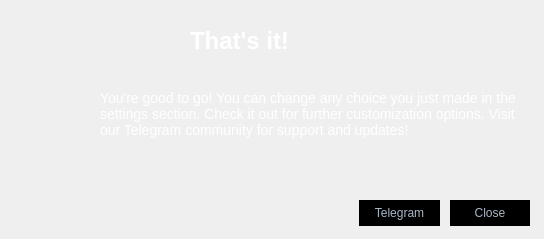
     <widget class="QWidget" name="page_4">
      <widget class="QWidget" name="p4_container" native="true">
       <property name="geometry">
        <rect>
         <x>90</x>
         <y>0</y>
         <width>445</width>
         <height>230</height>
        </rect>
       </property>
       <widget class="QPushButton" name="p4_next">
        <property name="geometry">
         <rect>
          <x>360</x>
          <y>200</y>
          <width>80</width>
          <height>26</height>
         </rect>
        </property>
        <property name="styleSheet">
         <string notr="true">QPushButton{
	border-style: solid;
	border-top-color: transparent;
	border-right-color: transparent;
	border-left-color: transparent;
	border-bottom-color: transparent;
	border-width: 1px;
	border-style: solid;
	color: #a9b7c6;
    padding: 4 12 4 12;
	background-color: #000000;
}
QPushButton::default{
        border-style: solid;
        border-top-color: transparent;
        border-right-color: transparent;
        border-left-color: transparent;
        border-bottom-color: qlineargradient(spread:pad, x1:0, y1:1, x2:1, y2:1, stop:0 rgba(0, 255, 235, 255), stop:1 rgba(165, 83, 168, 255));
        border-width: 1px;
        color: #a9b7c6;
        padding: 2px;
        background-color: #000000;
}
QPushButton:hover{
	border-style: solid;
	border-top-color: transparent;
	border-right-color: transparent;
	border-left-color: transparent;
	border-bottom-color: qlineargradient(spread:pad, x1:0, y1:1, x2:1, y2:1, stop:0 rgba(0, 255, 235, 255), stop:1 rgba(165, 83, 168, 255));
	border-bottom-width: 1px;
	border-style: solid;
	color: #a9b7c6;
    padding-bottom: 2px;
	background-color: #000000;
}
QPushButton:pressed{
	border-style: solid;
	border-top-color: transparent;
	border-right-color: transparent;
	border-left-color: transparent;
	border-bottom-color: qlineargradient(spread:pad, x1:0, y1:1, x2:1, y2:1, stop:0 rgba(0, 255, 235, 255), stop:1 rgba(165, 83, 168, 255));
	border-bottom-width: 2px;
	border-style: solid;
	color: white;;
        padding-bottom: 1px;
	background-color: #000000;
}
QPushButton:disabled{
	border-style: solid;
	border-top-color: transparent;
	border-right-color: transparent;
	border-left-color: transparent;
	border-bottom-color: transparent;
	border-bottom-width: 2px;
	border-style: solid;
	color: #808086;
        padding-bottom: 1px;
	background-color: #000000;
}
</string>
        </property>
        <property name="text">
         <string>Close</string>
        </property>
       </widget>
       <widget class="QLabel" name="p4_title">
        <property name="geometry">
         <rect>
          <x>100</x>
          <y>10</y>
          <width>271</width>
          <height>61</height>
         </rect>
        </property>
        <property name="styleSheet">
         <string notr="true">font-size: 24px;
font-weight: bold;
color: white</string>
        </property>
        <property name="text">
         <string>That's it!</string>
        </property>
       </widget>
       <widget class="AnimatedViperIcon" name="p4_icon" native="true">
        <property name="geometry">
         <rect>
          <x>10</x>
          <y>10</y>
          <width>64</width>
          <height>64</height>
         </rect>
        </property>
        <property name="autoFillBackground">
         <bool>false</bool>
        </property>
       </widget>
       <widget class="QLabel" name="p4_desc">
        <property name="geometry">
         <rect>
          <x>10</x>
          <y>90</y>
          <width>431</width>
          <height>91</height>
         </rect>
        </property>
        <property name="styleSheet">
         <string notr="true">color: white;
font-size: 14px;</string>
        </property>
        <property name="text">
         <string>You're good to go! You can change any choice you just made in the settings section. Check it out for further customization options. Visit our Telegram community for support and updates!</string>
        </property>
        <property name="alignment">
         <set>Qt::AlignLeading|Qt::AlignLeft|Qt::AlignTop</set>
        </property>
        <property name="wordWrap">
         <bool>true</bool>
        </property>
       </widget>
       <widget class="QPushButton" name="p4_telegram">
        <property name="geometry">
         <rect>
          <x>269</x>
          <y>200</y>
          <width>81</width>
          <height>26</height>
         </rect>
        </property>
        <property name="styleSheet">
         <string notr="true">QPushButton{
	border-style: solid;
	border-top-color: transparent;
	border-right-color: transparent;
	border-left-color: transparent;
	border-bottom-color: transparent;
	border-width: 1px;
	border-style: solid;
	color: #a9b7c6;
    padding: 4 12 4 12;
	background-color: #000000;
}
QPushButton::default{
        border-style: solid;
        border-top-color: transparent;
        border-right-color: transparent;
        border-left-color: transparent;
        border-bottom-color: qlineargradient(spread:pad, x1:0, y1:1, x2:1, y2:1, stop:0 rgba(0, 255, 235, 255), stop:1 rgba(165, 83, 168, 255));
        border-width: 1px;
        color: #a9b7c6;
        padding: 2px;
        background-color: #000000;
}
QPushButton:hover{
	border-style: solid;
	border-top-color: transparent;
	border-right-color: transparent;
	border-left-color: transparent;
	border-bottom-color: qlineargradient(spread:pad, x1:0, y1:1, x2:1, y2:1, stop:0 rgba(0, 255, 235, 255), stop:1 rgba(165, 83, 168, 255));
	border-bottom-width: 1px;
	border-style: solid;
	color: #a9b7c6;
    padding-bottom: 2px;
	background-color: #000000;
}
QPushButton:pressed{
	border-style: solid;
	border-top-color: transparent;
	border-right-color: transparent;
	border-left-color: transparent;
	border-bottom-color: qlineargradient(spread:pad, x1:0, y1:1, x2:1, y2:1, stop:0 rgba(0, 255, 235, 255), stop:1 rgba(165, 83, 168, 255));
	border-bottom-width: 2px;
	border-style: solid;
	color: white;;
        padding-bottom: 1px;
	background-color: #000000;
}
QPushButton:disabled{
	border-style: solid;
	border-top-color: transparent;
	border-right-color: transparent;
	border-left-color: transparent;
	border-bottom-color: transparent;
	border-bottom-width: 2px;
	border-style: solid;
	color: #808086;
        padding-bottom: 1px;
	background-color: #000000;
}
</string>
        </property>
        <property name="text">
         <string>Telegram</string>
        </property>
       </widget>
      </widget>
     </widget>
